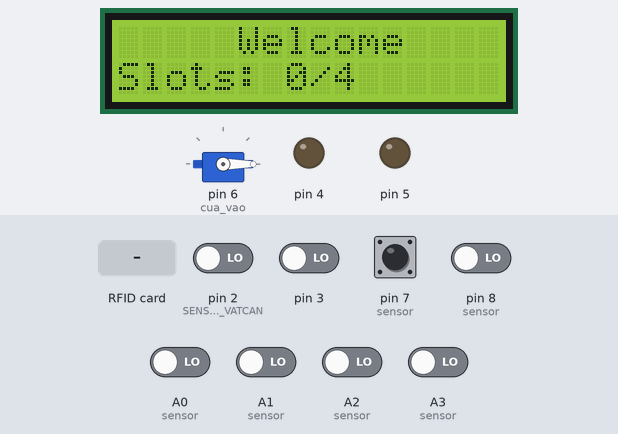
A sketch run on a simulated Arduino Uno, built with avr-gcc and run on an emulated ATmega328P. On the bench: servo, 16×2 character LCD, output pins drawn as LEDs (lit = HIGH). Dashed ring = blinking. The test bench sets the inputs (shaded band); at power-on: pin 7 (sensor) HIGH, A0 (sensor), A1 (sensor), A2 (sensor), A3 (sensor), pin 2 (SENSOR_VATCAN), pin 3, pin 8 (sensor) LOW. Pins used as bus, display or sensor lines are not drawn; what the sketch prints to the serial monitor is not drawn.

Above: at 2.8 s.
2.9 s: RFID card D0 2F 96 5F held to the reader
At 3.08 s:
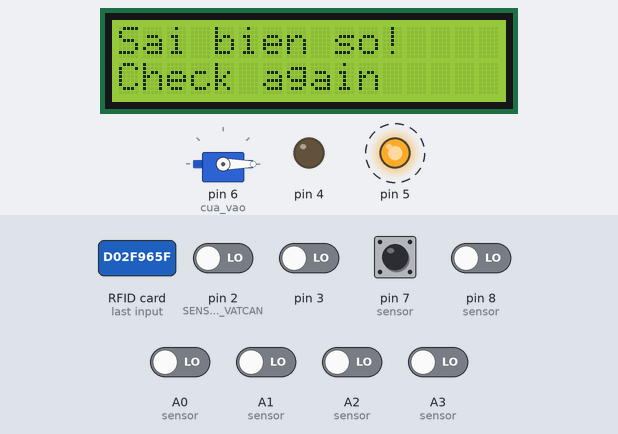
5.3 s: pin 3 driven HIGH
At 5.62 s:
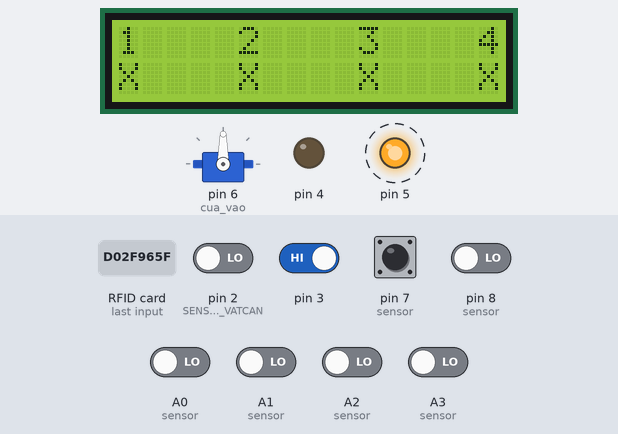
At 7.0 s:
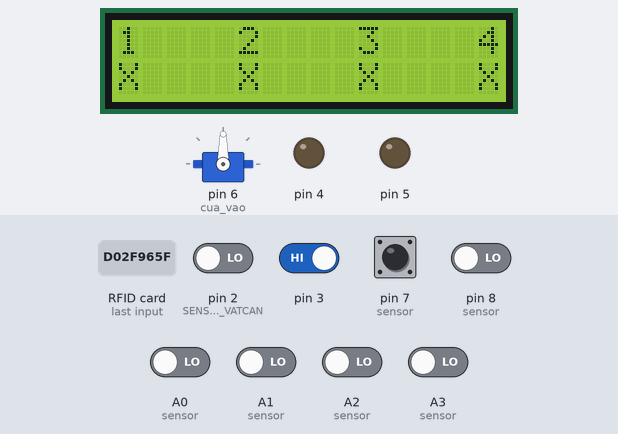
Timing chart, 0 to 8.5 s (numbered marks = the images above; inputs shaded):
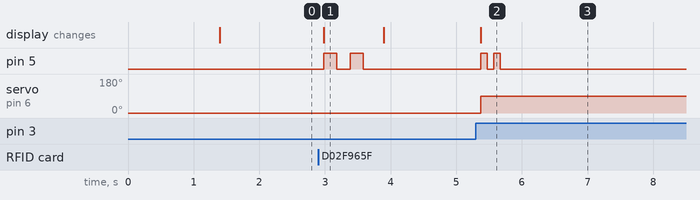

Measured:
- after the input at 2.9 s, pin 5: alternates HIGH for 0.20 s and LOW for 0.20 s, 4 changes in all, then stays LOW, starting after 0.08 s; the display: changes after 0.08 s (image 1)
- after the input at 5.3 s, pin 5: alternates HIGH for 0.10 s and LOW for 0.10 s, 4 changes in all, then stays LOW, starting after 0.07 s; servo on pin 6 (cua_vao): 0° → 90° after 0.07 s; the display: changes after 0.07 s (image 2)
- what the display in image 1 shows lasts 0.9 s, from 3.0 s to 3.9 s

The sketch:

code_vao_AI.ino
```cpp
#include <SPI.h> // khai báo thư viện
#include <MFRC522.h>
#define RST_PIN         9           // Định nghĩa chân
#define SS_PIN          10   // SDA
#define SENSOR_VATCAN 2
#include <Wire.h>
#include <LiquidCrystal_I2C.h>
#include <Servo.h>
LiquidCrystal_I2C lcd(0x27,16,2); // khai báo thư viện I2C địa chỉ và màn hình 16x2

MFRC522 mfrc522(SS_PIN, RST_PIN);   // Hàm rfid
int readsuccess;
byte readcard[4];
char str[32] = "";
String StrUID, user;

Servo cua_vao;

int anhsang,lua=HIGH;
int s1;
int s2;
int s3;
int s4,doorstate;

// Biển số nhận từ Python (camera IN)
String bienSoOCR = "";

// ===== CẤU TRÚC QUẢN LÝ THẺ =====
struct TheXe {
  String uid;
  String hoten;
  String bienso;
  bool laResident;     // true = cư dân, false = khách
  bool daGanBienSo;    // với guest: đã gán biển số hay chưa
};

// Ví dụ 3 thẻ resident + 6   thẻ guest trống
TheXe dsThe[] = {
  {"D02F965F", "Dang Quang Ninh", "85A45632", true, true},   // Resident
  {"294FB298", "Vu Thi Hoai Thu", "17A85126", true, true},    // Resident
  {"53372E56", "Dinh Kiet Vy", "30G49344", true, true},    // Resident
  {"56D64906", "", "", false, false}, // Guest
  {"D1764A06", "", "", false, false},  // Guest
  {"3A4D3216", "", "", false, false}  // Guest
};
int soThe = 6;

// Hàm kiểm tra bãi đầy
bool baiDay() {
  return (s1==LOW && s2==LOW && s3==LOW && s4==LOW);
}

// Hàm còi cảnh báo chung
void coiCanhBao(int soLan, int delayTime = 200) {
  for (int i = 0; i < soLan; i++) {
    digitalWrite(5, HIGH);
    delay(delayTime);
    digitalWrite(5, LOW);
    delay(delayTime);
  }
}

// ==== Các hàm LCD báo lỗi chi tiết ====
void LCD_SaiBienSo() {
    lcd.clear();
    lcd.setCursor(0,0);
    lcd.print("Sai bien so!");
    lcd.setCursor(0,1);
    lcd.print("Check again");
}
void LCD_SaiThe() {
    lcd.clear();
    lcd.setCursor(0,0);
    lcd.print("The khong hop");
    lcd.setCursor(0,1);
    lcd.print("Check again");
}
void LCD_GuestChuaGan() {
    lcd.clear();
    lcd.setCursor(0,0);
    lcd.print("Guest chua co");
    lcd.setCursor(0,1);
    lcd.print("Bien so");
}


// Xử lý khi quét thẻ thành công
void senddata() {
  readsuccess = getid();
  if (!readsuccess) return;

  bool found = false;
  for (int i = 0; i < soThe; i++) {
    if (dsThe[i].uid == StrUID) {
      found = true;

      if (dsThe[i].laResident) {
        // Cư dân
        bienSoOCR.trim();
        dsThe[i].bienso.trim();


        if (bienSoOCR.equals(dsThe[i].bienso)) {
            if (baiDay()) {
                hienParkingFull();
                return;
            }
            Serial.println("Resident OK -> Mo cua");
            Serial.print("DATA,DATE,TIME,");
            Serial.print(StrUID);
            Serial.print(",");
            Serial.print(dsThe[i].hoten);
            Serial.print(",");
            Serial.print(bienSoOCR);
            Serial.println(",In");

            mo_cua();
            bienSoOCR = "";   // reset sau khi mở cửa
        } else {
            Serial.println("Sai biển số resident!");
            LCD_SaiBienSo();
            coiCanhBao(2);
        }
    } else {
        // Guest
        if (bienSoOCR.length() == 0) {
            Serial.println("Guest chưa có biển số OCR, không mở!");
            LCD_GuestChuaGan();
            coiCanhBao(2);
            return;
        }

        if (!dsThe[i].daGanBienSo) {
            // Lần đầu vào
            dsThe[i].bienso = bienSoOCR;
            dsThe[i].daGanBienSo = true;
            Serial.println("Guest vao, gan bien so: " + bienSoOCR);
            Serial.println("REG:" + StrUID + "," + bienSoOCR);

            if (baiDay()) {
                hienParkingFull();
                return;
            }

            Serial.print("DATA,DATE,TIME,");
            Serial.print(StrUID);
            Serial.print(",Guest,");
            Serial.print(bienSoOCR);
            Serial.println(",In");

            mo_cua();
            bienSoOCR = "";   // reset sau khi mở cửa
        } else {
            // Đã có biển số -> so sánh
            bienSoOCR.trim();
            dsThe[i].bienso.trim();


            if (bienSoOCR.equals(dsThe[i].bienso)) {
                if (baiDay()) {
                    hienParkingFull();
                    return;
                }

                Serial.print("DATA,DATE,TIME,");
                Serial.print(StrUID);
                Serial.print(",Guest,");
                Serial.print(bienSoOCR);
                Serial.println(",In");

                mo_cua();
                bienSoOCR = "";   // reset sau khi mở cửa
            } else {
                Serial.println("Sai biển số guest!");
                LCD_SaiBienSo();
                coiCanhBao(2);
            }
        }
      }


    }
  }

  // Nếu UID không nằm trong danh sách
  if (!found) {
    Serial.println("Thẻ không hợp lệ!");
    LCD_SaiThe();
    coiCanhBao(4, 500);
  }
}


// Hàm mở barrier
void mo_cua()
{
    cua_vao.write(90); // mở barrier
    LCD_TRUE();

    // Còi kêu 2 lần "bíp bíp"
    for(int i=0;i<2;i++)
    {
      digitalWrite(5,HIGH);   // bật còi
      delay(100);
      digitalWrite(5,LOW);  // tắt còi
      delay(100);
    }

    // Giữ barrier mở khi còn tín hiệu cảm biến
    unsigned long start = millis();
    while (true) {
      if (digitalRead(SENSOR_VATCAN) == LOW) {
        start = millis(); // reset thời gian khi còn xe
      }
      if (millis() - start > 3000) { // 3 giây không còn xe
        break;
      }
    }
    cua_vao.write(0); // Đóng barrier
}

// Hàm hiển thị Parking Full
void hienParkingFull() {
  lcd.clear();
  lcd.setCursor(4,0);
  lcd.print("Welcome");
  lcd.setCursor(2,1);
  lcd.print("Parking Full");

  for(int i=0;i<3;i++) {
    digitalWrite(5,HIGH);
    delay(200);
    digitalWrite(5,LOW);
    delay(200);
  }
  delay(2000);
}

// Hàm đọc UID từ thẻ RFID
int getid(){
  if(!mfrc522.PICC_IsNewCardPresent()){
    return 0;
  }
  if(!mfrc522.PICC_ReadCardSerial()){
    return 0;
  }
  for(int i=0;i<4;i++) {
    readcard[i]=mfrc522.uid.uidByte[i];
    array_to_string(readcard, 4, str);
    StrUID = str;
  }
  mfrc522.PICC_HaltA();
  return 1;
}

// Hàm chuyển mảng byte UID thành chuỗi
void array_to_string(byte array[], unsigned int len, char buffer[])
{
    for (unsigned int i = 0; i < len; i++)
    {
        byte nib1 = (array[i] >> 4) & 0x0F;
        byte nib2 = (array[i] >> 0) & 0x0F;
        buffer[i*2+0] = nib1  < 0xA ? '0' + nib1  : 'A' + nib1  - 0xA;
        buffer[i*2+1] = nib2  < 0xA ? '0' + nib2  : 'A' + nib2  - 0xA;
    }
    buffer[len*2] = '\0';
}

// Hàm đọc cảm biến ánh sáng, lửa, và hiển thị
void sensor()
{
      s1= digitalRead(A0);
      s2= digitalRead(A1);
      s3= digitalRead(A2);
      s4= digitalRead(A3);
      anhsang= digitalRead(8);
      lua= digitalRead(7);

      if(anhsang==HIGH) digitalWrite(4,HIGH); // bật đèn
      else digitalWrite(4,LOW);

      if(lua==LOW)
       {
           LCD_BAO_CHAY();
           cua_vao.write(90);
           digitalWrite(5,HIGH);// loa kêu
       }
       else
       {
            digitalWrite(5,LOW);
            LCD();
       }
}

// Hàm đếm chỗ trống
int demChoTrong() {
  int count = 0;
  if (s1 != LOW) count++;
  if (s2 != LOW) count++;
  if (s3 != LOW) count++;
  if (s4 != LOW) count++;
  return count;
}

// Các hàm LCD
void LCD(){
    lcd.clear();
    lcd.setCursor(0,0);
    lcd.print("     Welcome    ");

    int slots = demChoTrong();
    lcd.setCursor(0,1);
    lcd.print("Slots: ");
    lcd.print(slots);
    lcd.print("/4  ");
}
void LCD_FALSE(){
    lcd.clear();
    lcd.setCursor(3,0);
    lcd.print("Wrong card");
    lcd.setCursor(0,1);
    lcd.print("Check Again");
}
void LCD_TRUE()
{
    lcd.clear();
    lcd.setCursor(0,0);
    lcd.print("1    2    3    4");
    if(s1==LOW) { lcd.setCursor(0,1); lcd.print("X    "); }
    else        { lcd.setCursor(0,1); lcd.print("V    "); }
    if(s2==LOW) { lcd.setCursor(5,1); lcd.print("X    "); }
    else        { lcd.setCursor(5,1); lcd.print("V    "); }
    if(s3==LOW) { lcd.setCursor(10,1); lcd.print("X    "); }
    else        { lcd.setCursor(10,1); lcd.print("V    "); }
    if(s4==LOW) { lcd.setCursor(15,1); lcd.print("X"); }
    else        { lcd.setCursor(15,1); lcd.print("V"); }
}
void LCD_BAO_CHAY(){
    lcd.setCursor(0,0);
    lcd.print("****Warning*****");
    lcd.setCursor(0,1);
    lcd.print("Canh Bao Co Chay");
}

//đọc dữ liệu biển số từ Python
void docBienSoTuPython() {
  while (Serial.available() > 0) {
    char c = Serial.read();
    static String buffer = "";

    if (c == '\n') {
      buffer.trim();
      Serial.print("Raw from Python: '"); // debug
      Serial.print(buffer);
      Serial.println("'");

      if (buffer.startsWith("IN:")) {
        bienSoOCR = buffer.substring(3);
        bienSoOCR.trim();
        Serial.println("Camera IN -> bienSoOCR = '" + bienSoOCR + "'");
      }

      else if (buffer.startsWith("DEL:")) {
        String uid = buffer.substring(4);
        uid.trim();
        Serial.println("Nhận yêu cầu xóa UID: " + uid);
        for (int i = 0; i < soThe; i++) {
          if (dsThe[i].uid == uid) {
            dsThe[i].bienso = "";
            dsThe[i].daGanBienSo = false;
            Serial.println("Đã reset thẻ khách " + uid);
          }
        }
      }

      // ===== Lệnh điều khiển thủ công từ Python / Web =====
      else if (buffer.equals("OPEN_GATE")) {
        Serial.println("Nhận lệnh mở barie thủ công từ Python!");
        cua_vao.write(100);     // mở barie
        digitalWrite(5, HIGH); // còi bíp nhẹ báo
        delay(100);
        digitalWrite(5, LOW);
      }

      else if (buffer.equals("CLOSE_GATE")) {
        Serial.println("Nhận lệnh đóng barie thủ công từ Python!");
        cua_vao.write(0);      // đóng barie
        digitalWrite(5, HIGH); // bíp nhẹ báo đóng
        delay(100);
        digitalWrite(5, LOW);
      }


      buffer = ""; // reset bộ đệm
    } else {
      buffer += c; // ghép ký tự vào chuỗi
    }
  }
}


// Setup
void setup() {
    Serial.begin(9600);
    cua_vao.attach(6);
    cua_vao.write(0);
    pinMode(SENSOR_VATCAN, INPUT);
    pinMode(3, INPUT); // nút mở thủ công lối vào
    pinMode(4,OUTPUT);
    pinMode(5,OUTPUT);
    pinMode(7,INPUT);
    pinMode(8,INPUT);

    digitalWrite(5, LOW);   // đảm bảo tắt còi khi khởi động

    //lcd.init();
    lcd.init(); // initialize the lcd
    lcd.backlight();

    SPI.begin();      // Init SPI bus
    mfrc522.PCD_Init(); // Init MFRC522 card

    Serial.println("CLEARDATA");
    Serial.println("LABEL,Date,Time,RFID UID,USER,Plate,IN/OUT");
    delay(1000);
    Serial.println("Scan PICC to see UID...");
    Serial.println("");
    delay(250);
    LCD();
    delay(250);
}

// Loop
void loop() {
  docBienSoTuPython();  // đọc dữ liệu IN:/OUT: từ Python

  sensor();
  senddata();

  if (digitalRead(3) == HIGH) {   // nếu nút bấm thủ công
    mo_cua();   // mở barrier như quẹt thẻ
  }

}
```
